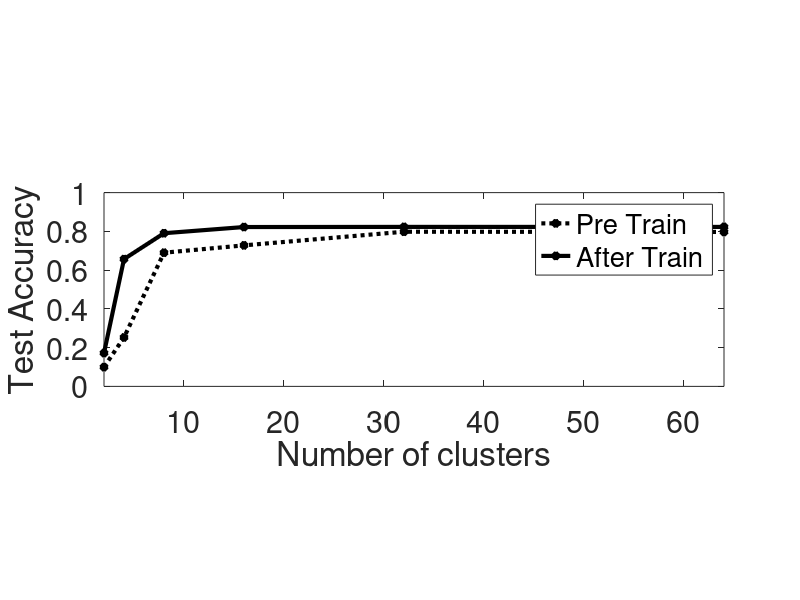

MATLAB code for this plot:
nbits = [2, 4, 8, 16, 32, 64]
% nbits = [1, 2, 3, 4, 5, 6]
fp_pre_train_acc = [0.099459134, 0.25250402, 0.68990386, 0.72776443,0.79817706, 0.79707533];
fp_post_train_acc = [0.17207532, 0.65695113, 0.79046476, 0.82241589,0.823125, 0.82302486];

figure
% subplot(2,1,1)
plot(nbits,fp_pre_train_acc, '*:black','LineWidth',3);
hold on
plot(nbits,fp_post_train_acc,'*-black','LineWidth',3);
lgd = legend('Pre Train', 'After Train');
set(lgd, 'FontSize', 22);
xlabel('Number of clusters','FontSize',22);
ylabel('Test Accuracy','FontSize',22);
set(gca,'fontsize',22);


x_width=3.25 ;y_width=1.125
set(gcf,'Units','normalized');
set(gcf,'Position',[0 0 x_width y_width]);
set(gca,'XLim',[2 64])
% set(gca,'yscale','log')

pbaspect([3.2 1 1])

